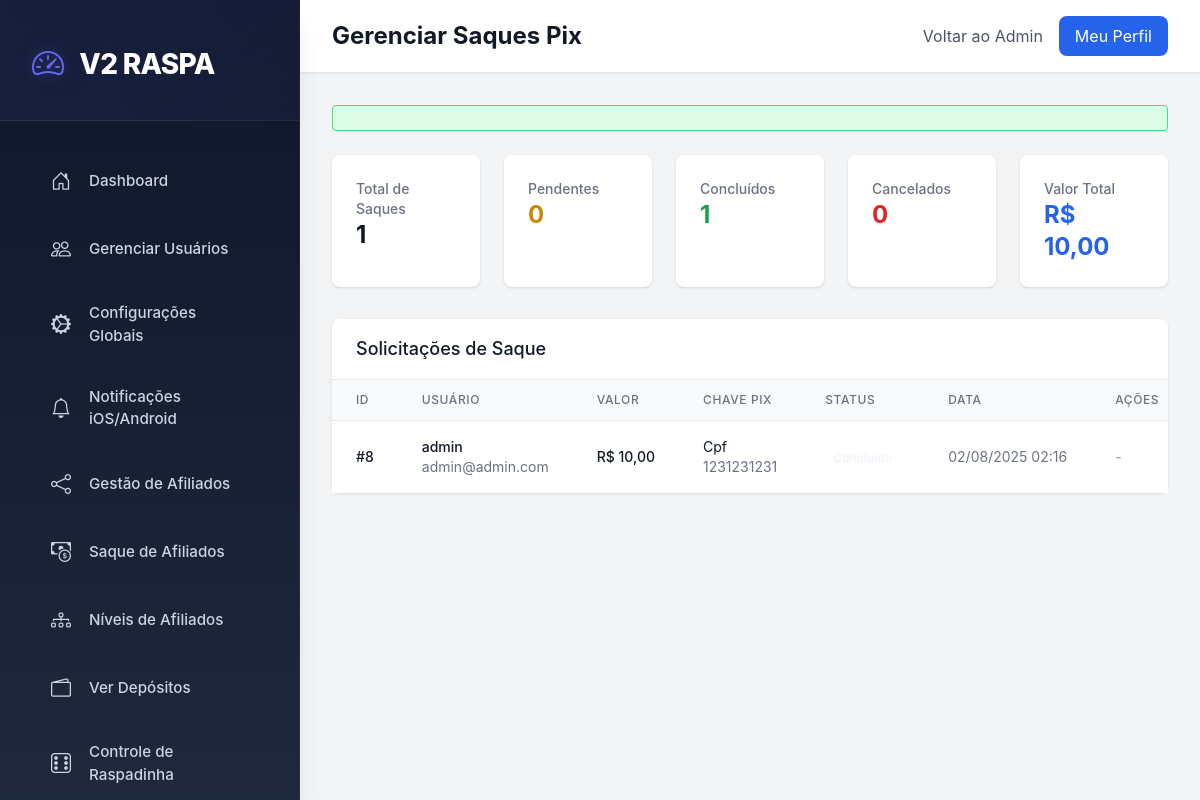
The page /admin/saques_pix.php (signed in) on the database its author committed.
### tables this page shows
CREATE TABLE `saques_pix` (
  `id` int(11) NOT NULL,
  `user_id` int(11) NOT NULL,
  `valor` decimal(10,2) NOT NULL,
  `tipo_chave` varchar(20) NOT NULL,
  `chave_pix` varchar(255) NOT NULL,
  `nome_completo` varchar(255) NOT NULL,
  `cpf` varchar(14) NOT NULL,
  `status` enum('pendente','processando','concluido','cancelado') DEFAULT 'pendente',
  `data_solicitacao` timestamp NULL DEFAULT current_timestamp(),
  `data_processamento` timestamp NULL DEFAULT NULL,
  `observacoes` text DEFAULT NULL
);

CREATE TABLE `users` (
  `id` int(11) NOT NULL,
  `name` varchar(100) DEFAULT NULL,
  `email` varchar(100) DEFAULT NULL,
  `password` varchar(255) DEFAULT NULL,
  `two_factor_secret` varchar(255) DEFAULT NULL,
  `balance` decimal(10,2) DEFAULT 10.00,
  `created_at` timestamp NULL DEFAULT current_timestamp(),
  `is_admin` tinyint(1) DEFAULT 0,
  `referrer_id` int(11) DEFAULT NULL,
  `affiliate_status` tinyint(1) DEFAULT 0,
  `affiliate_balance` decimal(10,2) DEFAULT 0.00,
  `is_agent` tinyint(1) DEFAULT 0,
  `influence_mode_enabled` tinyint(1) DEFAULT 0,
  `telefone` varchar(15) NOT NULL DEFAULT '',
  `bonus_balance` decimal(10,2) DEFAULT 0.00,
  `bonus_rollover_required` decimal(10,2) DEFAULT 0.00,
  `bonus_rollover_completed` decimal(10,2) DEFAULT 0.00
);

### admin/saques_pix.php (the view, shortened to what this page needs)
<?php
require '../includes/db.php';
$mensagem = '';
$query = "
    SELECT s.*, u.name as usuario_nome, u.email as usuario_email
    FROM saques_pix s
    JOIN users u ON s.user_id = u.id
    ORDER BY s.data_solicitacao DESC
";
$result = $conn->query($query);
$saques = $result->fetch_all(MYSQLI_ASSOC);
$stats = [
    'total' => 0,
    'pendente' => 0,
    'concluido' => 0,
    'cancelado' => 0,
    'processando' => 0,
    'valor_total' => 0
];
foreach ($saques as $saque) {
    $stats['total']++;
    if (isset($stats[$saque['status']])) {
        $stats[$saque['status']]++;
    } else {
        $stats[$saque['status']] = 1;
        error_log("Novo status de saque encontrado: " . $saque['status']);
    }
    if ($saque['status'] !== 'cancelado') {
        $stats['valor_total'] += $saque['valor'];
    }
}
?>
<!DOCTYPE html>
<html lang="pt-BR">
<head>
            <link href="css/sidebar.css" rel="stylesheet">
    <link href="https://cdn.jsdelivr.net/npm/bootstrap-icons@1.10.0/font/bootstrap-icons.css" rel="stylesheet">
    <script src="https://cdn.tailwindcss.com"></script>
</head>
<body class="bg-gray-100">
            <?php require_once 'includes/sidebar.php'; ?>
        <div class="main-content min-h-screen">
        <div class="bg-white shadow-sm border-b">
            <div class="max-w-7xl mx-auto px-4 sm:px-6 lg:px-8">
                <div class="flex justify-between items-center py-4">
                    <div class="flex items-center">
                        <h1 class="text-2xl font-bold text-gray-900">Gerenciar Saques Pix</h1>
                    </div>
                    <div class="flex items-center space-x-4">
                        <a href="index.php" class="text-gray-600 hover:text-gray-900">Voltar ao Admin</a>
                        <a href="../perfil.php" class="bg-blue-600 text-white px-4 py-2 rounded-lg hover:bg-blue-700">Meu Perfil</a>
                    </div>
                </div>
            </div>
        </div>
        <div class="max-w-7xl mx-auto px-4 sm:px-6 lg:px-8 py-8">
            <?php if (isset($mensagem)): ?>
                <div class="bg-green-100 border border-green-400 text-green-700 px-4 py-3 rounded mb-6">
                </div>
            <?php endif; ?>
            <div class="grid grid-cols-1 md:grid-cols-5 gap-6 mb-8">
                <div class="bg-white rounded-lg shadow p-6">
                    <div class="text-sm font-medium text-gray-500">Total de Saques</div>
                    <div class="text-2xl font-bold text-gray-900"><?= $stats['total'] ?></div>
                </div>
                <div class="bg-white rounded-lg shadow p-6">
                    <div class="text-sm font-medium text-gray-500">Pendentes</div>
                    <div class="text-2xl font-bold text-yellow-600"><?= $stats['pendente'] ?></div>
                </div>
                <div class="bg-white rounded-lg shadow p-6">
                    <div class="text-sm font-medium text-gray-500">Concluídos</div>
                    <div class="text-2xl font-bold text-green-600"><?= $stats['concluido'] ?></div>
                </div>
                <div class="bg-white rounded-lg shadow p-6">
                    <div class="text-sm font-medium text-gray-500">Cancelados</div>
                    <div class="text-2xl font-bold text-red-600"><?= $stats['cancelado'] ?></div>
                </div>
                <div class="bg-white rounded-lg shadow p-6">
                    <div class="text-sm font-medium text-gray-500">Valor Total</div>
                    <div class="text-2xl font-bold text-blue-600">R$ <?= number_format($stats['valor_total'], 2, ',', '.') ?></div>
                </div>
            </div>
            <div class="bg-white shadow rounded-lg">
                <div class="px-6 py-4 border-b border-gray-200">
                    <h3 class="text-lg font-medium text-gray-900">Solicitações de Saque</h3>
                </div>
                <div class="overflow-x-auto">
                    <table class="min-w-full divide-y divide-gray-200">
                        <thead class="bg-gray-50">
                            <tr>
                                <th class="px-6 py-3 text-left text-xs font-medium text-gray-500 uppercase tracking-wider">ID</th>
                                <th class="px-6 py-3 text-left text-xs font-medium text-gray-500 uppercase tracking-wider">Usuário</th>
                                <th class="px-6 py-3 text-left text-xs font-medium text-gray-500 uppercase tracking-wider">Valor</th>
                                <th class="px-6 py-3 text-left text-xs font-medium text-gray-500 uppercase tracking-wider">Chave Pix</th>
                                <th class="px-6 py-3 text-left text-xs font-medium text-gray-500 uppercase tracking-wider">Status</th>
                                <th class="px-6 py-3 text-left text-xs font-medium text-gray-500 uppercase tracking-wider">Data</th>
                                <th class="px-6 py-3 text-left text-xs font-medium text-gray-500 uppercase tracking-wider">Ações</th>
                            </tr>
                        </thead>
                        <tbody class="bg-white divide-y divide-gray-200">
                            <?php foreach ($saques as $saque): ?>
                                <tr>
                                    <td class="px-6 py-4 whitespace-nowrap text-sm font-medium text-gray-900">
                                        #<?= $saque['id'] ?>
                                    </td>
                                    <td class="px-6 py-4 whitespace-nowrap">
                                        <div class="text-sm font-medium text-gray-900"><?= htmlspecialchars($saque['usuario_nome']) ?></div>
                                        <div class="text-sm text-gray-500"><?= htmlspecialchars($saque['usuario_email']) ?></div>
                                    </td>
                                    <td class="px-6 py-4 whitespace-nowrap text-sm font-medium text-gray-900">
                                        R$ <?= number_format($saque['valor'], 2, ',', '.') ?>
                                    </td>
                                    <td class="px-6 py-4 whitespace-nowrap">
                                        <div class="text-sm text-gray-900"><?= ucfirst($saque['tipo_chave']) ?></div>
                                        <div class="text-sm text-gray-500"><?= htmlspecialchars($saque['chave_pix']) ?></div>
                                    </td>
                                    <td class="px-6 py-4 whitespace-nowrap">
                                        <span class="inline-flex px-2 py-1 text-xs font-semibold rounded-full status-<?= $saque['status'] ?>">
                                        </span>
                                    </td>
                                    <td class="px-6 py-4 whitespace-nowrap text-sm text-gray-500">
                                        <?= date('d/m/Y H:i', strtotime($saque['data_solicitacao'])) ?>
                                    </td>
                                    <td class="px-6 py-4 whitespace-nowrap text-sm font-medium">
                                        <?php if ($saque['status'] === 'pendente'): ?>
                                            <div class="flex space-x-2">
                                                <form method="POST" class="inline">
                                                    <input type="hidden" name="saque_id" value="<?= $saque['id'] ?>">
                                                    <input type="hidden" name="acao" value="aprovar">
                                                    <button type="submit" class="text-green-600 hover:text-green-900" onclick="return confirm('Aprovar este saque?')">
                                                        Aprovar
                                                    </button>
                                                </form>
                                                <form method="POST" class="inline">
                                                    <input type="hidden" name="saque_id" value="<?= $saque['id'] ?>">
                                                    <input type="hidden" name="acao" value="cancelar">
                                                    <button type="submit" class="text-red-600 hover:text-red-900" onclick="return confirm('Cancelar este saque? O valor será devolvido ao usuário.')">
                                                        Cancelar
                                                    </button>
                                                </form>
                                            </div>
                                        <?php else: ?>
                                            <span class="text-gray-400">-</span>
                                        <?php endif; ?>
                                    </td>
                                </tr>
                            <?php endforeach; ?>
                        </tbody>
                    </table>
                </div>
            </div>
        </div>
    </div>
</body>
</html>

### admin/css/sidebar.css (style rules this page uses)
:root { --primary-color: #6366f1; --primary-hover: #4f46e5; --secondary-color: #64748b; --success-color: #10b981; --warning-color: #f59e0b; --danger-color: #ef4444; --dark-color: #0f172a; --dark-secondary: #1e293b; --light-color: #f8fafc; --text-primary: #f1f5f9; --text-secondary: #cbd5e1; --text-muted: #94a3b8; --border-color: rgba(148, 163, 184, 0.1); --hover-bg: rgba(99, 102, 241, 0.1); --active-bg: rgba(99, 102, 241, 0.2); --sidebar-width: 300px; --header-height: 70px; --shadow-sm: 0 1px 2px 0 rgba(0, 0, 0, 0.05); --shadow-md: 0 4px 6px -1px rgba(0, 0, 0, 0.1); --shadow-lg: 0 10px 15px -3px rgba(0, 0, 0, 0.1); --shadow-xl: 0 20px 25px -5px rgba(0, 0, 0, 0.1); }
body { background: #f8fafc; font-family: 'Inter', -apple-system, BlinkMacSystemFont, 'Segoe UI', Roboto, sans-serif; }

### admin/saques_pix.php (style rules this page uses)
.status-concluido { @apply bg-green-100 text-green-800; }
body { font-family: 'Inter', -apple-system, BlinkMacSystemFont, 'Segoe UI', Roboto, sans-serif; background-color: var(--light-bg); color: var(--text-primary); padding-left: var(--sidebar-width); line-height: 1.6; }

### rows shown on the page
saques_pix: id "8", user.name "admin", user.email "admin@admin.com", valor "10,00", tipo_chave "Cpf", chave_pix "1231231231", data_solicitacao "02/08/2025 02:16"

### other values the page prints
$stats['total'] "1"
$stats['pendente'] "0"
$stats['concluido'] "1"
$stats['cancelado'] "0"
$stats['valor_total'] "10,00"
